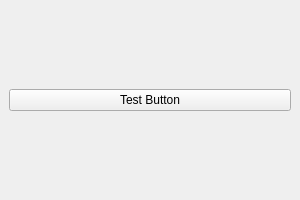
<?xml version="1.0" encoding="UTF-8"?>
<ui version="4.0">
 <class>MinimalApp</class>
 <widget class="QMainWindow" name="MinimalApp">
  <property name="geometry">
   <rect>
    <x>0</x>
    <y>0</y>
    <width>300</width>
    <height>200</height>
   </rect>
  </property>
  <property name="windowTitle">
   <string>Minimal Calculator Test</string>
  </property>
  <widget class="QWidget" name="centralwidget">
   <layout class="QVBoxLayout" name="verticalLayout">
    <item>
     <widget class="QPushButton" name="btn_test">
      <property name="text">
       <string>Test Button</string>
      </property>
     </widget>
    </item>
   </layout>
  </widget>
 </widget>
 <resources/>
 <connections/>
</ui>
